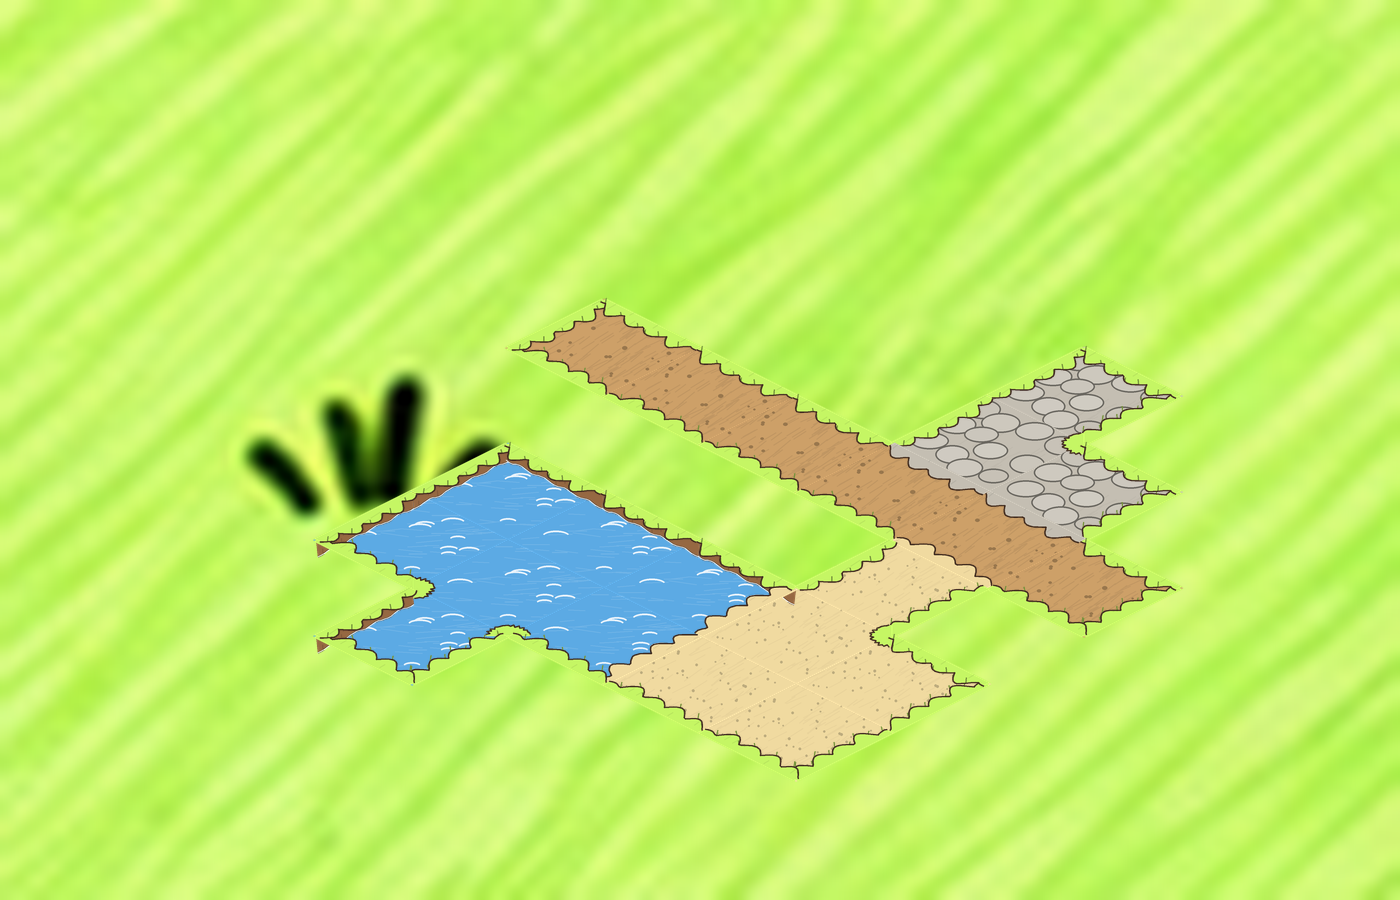

Source code (Python):
# Ghép thử luật nối mép ô lát (giống HomeScene.RenderTiles) trên nền cỏ của ảnh đảo: ra ArtGen/Home/tiles/preview_tiles.png.
import os, sys
from PIL import Image

sys.stdout.reconfigure(encoding="utf-8")
HERE = os.path.dirname(os.path.abspath(__file__))
ROOT = os.path.abspath(os.path.join(HERE, "..", "..", ".."))
T = os.path.join(ROOT, "Assets", "03 Art", "Home", "tiles")
PRIO = ["water", "dirt", "sand", "stone", "grass"]
AROUND = [(1, 0), (0, 1), (-1, 0), (0, -1), (1, 1), (-1, 1), (-1, -1), (1, -1)]
CORNER_EDGES = [(0, 1, 4), (1, 2, 5), (2, 3, 6), (3, 0, 7)]  # góc k: hai mép kề, ô chéo (chỉ số trong AROUND)

grid = {}
for k in range(6):
    grid[(2 + k, 3)] = "dirt"
for (x, y) in [(3, 5), (4, 5), (5, 5), (3, 6), (4, 6), (5, 6), (4, 7)]:
    grid[(x, y)] = "water"
for (x, y) in [(6, 5), (7, 5), (6, 6), (7, 6), (6, 4)]:
    grid[(x, y)] = "sand"
for (x, y) in [(5, 1), (5, 2), (6, 2)]:
    grid[(x, y)] = "stone"

img_cache = {}


def im(n):
    if n not in img_cache:
        img_cache[n] = Image.open(os.path.join(T, n + ".png")).convert("RGBA")
    return img_cache[n]


Wd, Hd = 1400, 900
base = Image.open(os.path.join(ROOT, "Assets", "03 Art", "Home", "home_base.png")).convert("RGBA")
bg = base.crop((640, 400, 760, 470)).resize((Wd, Hd), Image.LANCZOS)
O = (700, 60)


def top_of(tx, ty):
    return (O[0] + (tx - ty) * 96, O[1] + (tx + ty) * 48)


def put(name, tx, ty):
    t = top_of(tx, ty)
    bg.alpha_composite(im(name), (int(t[0] - 112), int(t[1] - 16)))


def typ(x, y):
    return grid.get((x, y), "grass")


tiles = sorted(grid, key=lambda p: p[0] + p[1])
for (x, y) in tiles:
    put("fill_" + grid[(x, y)], x, y)
for (x, y) in tiles:
    t = grid[(x, y)]
    if t == "water":
        for e in (2, 3):
            dx, dy = AROUND[e]
            if typ(x + dx, y + dy) != "water":
                put(f"bank_{e}", x, y)
    for e in range(4):
        dx, dy = AROUND[e]
        n = typ(x + dx, y + dy)
        if n != t and PRIO.index(n) > PRIO.index(t):
            put(f"lip_{n}_{e}", x, y)
    for k, (e1, e2, dg) in enumerate(CORNER_EDGES):
        n1 = typ(x + AROUND[e1][0], y + AROUND[e1][1])
        n2 = typ(x + AROUND[e2][0], y + AROUND[e2][1])
        dd = typ(x + AROUND[dg][0], y + AROUND[dg][1])
        if n1 == t and n2 == t and dd != t and PRIO.index(dd) > PRIO.index(t):
            put(f"cor_{dd}_{k}", x, y)
bg.save(os.path.join(HERE, "preview_tiles.png"))
print("ok")
